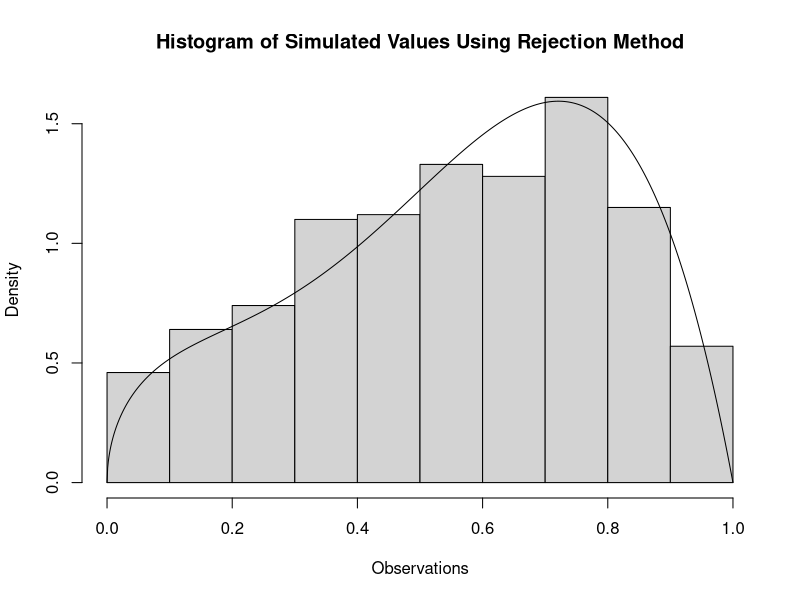
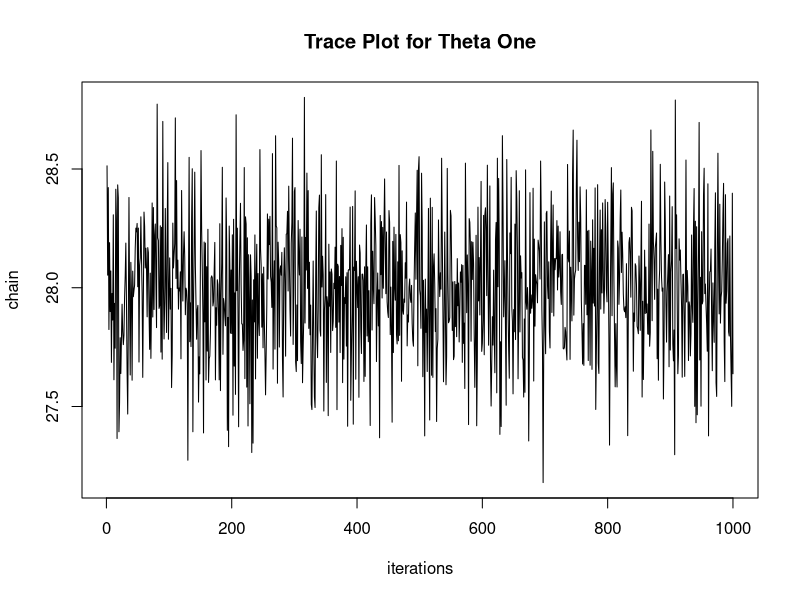
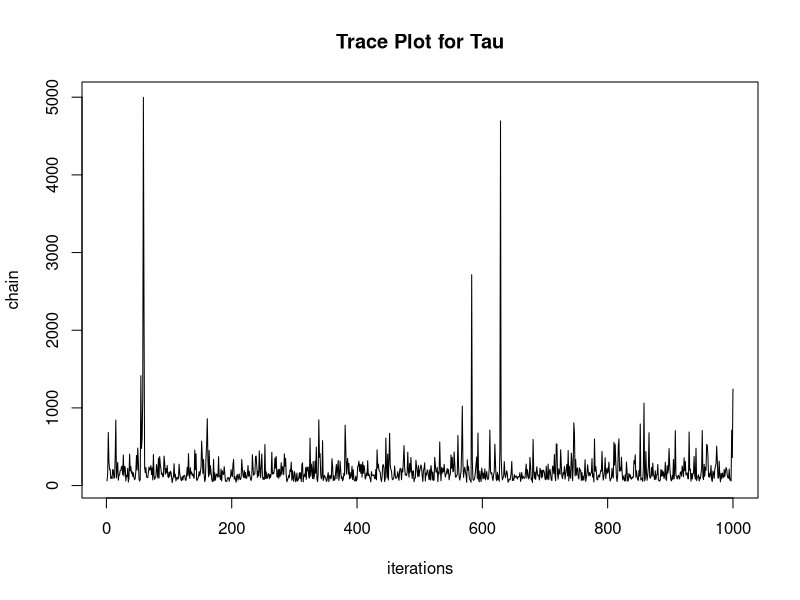
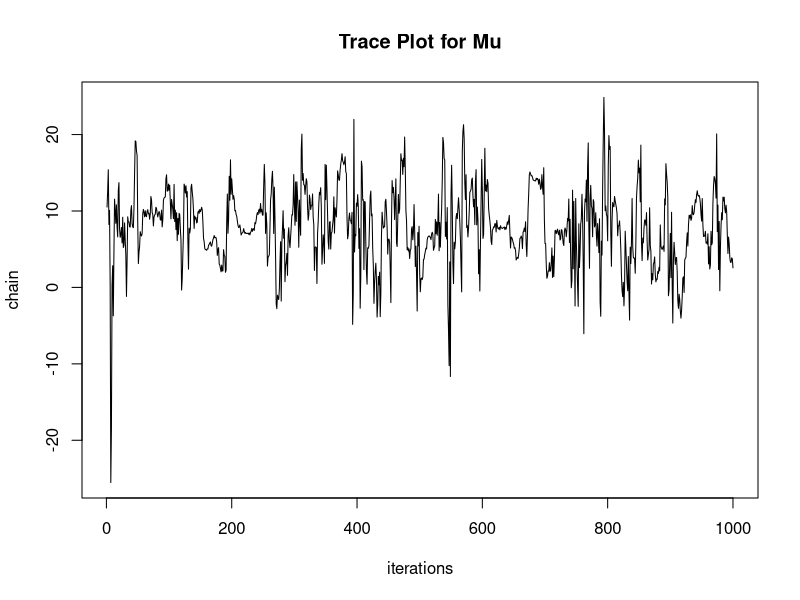
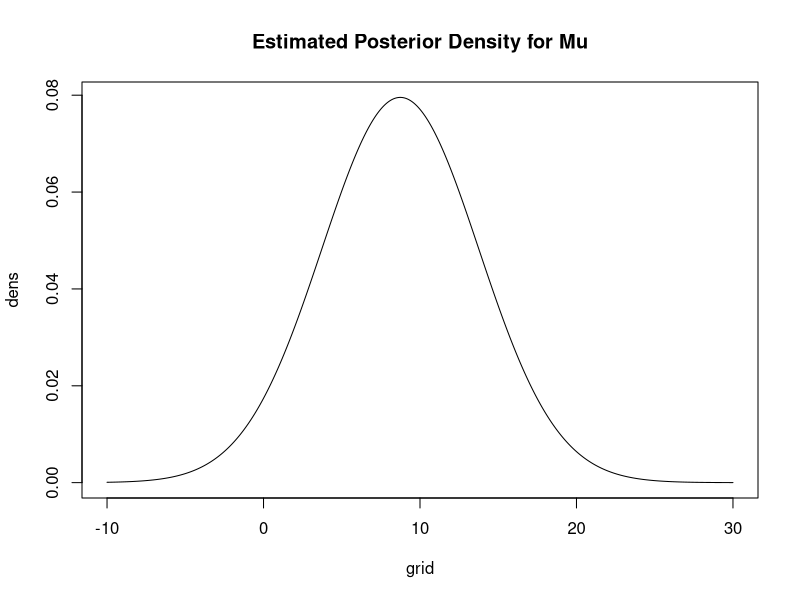
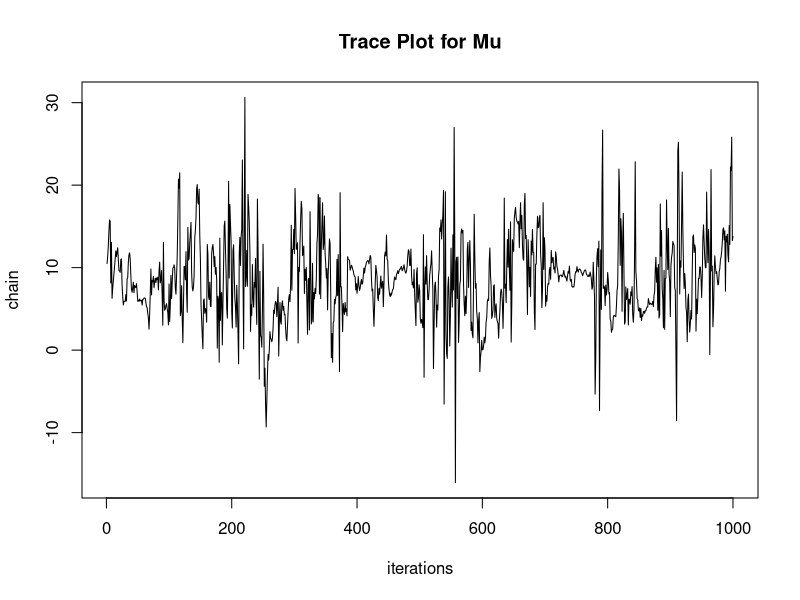
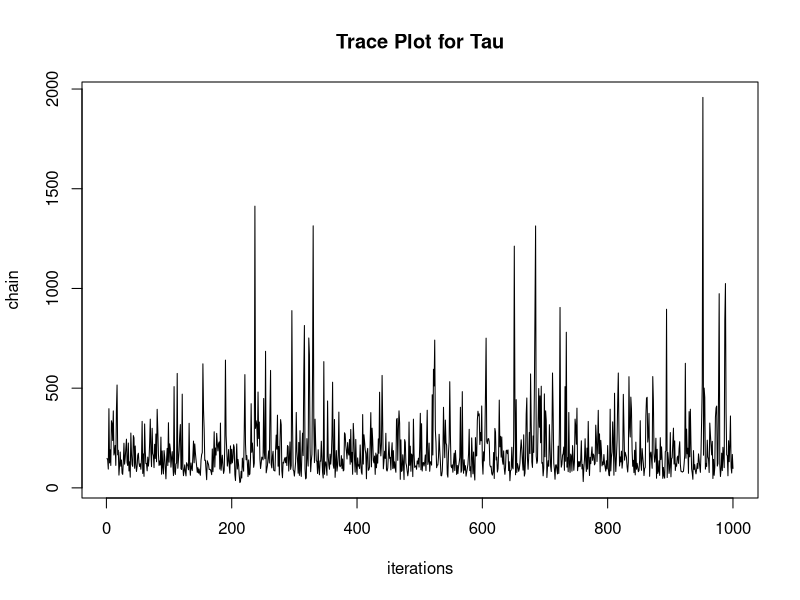
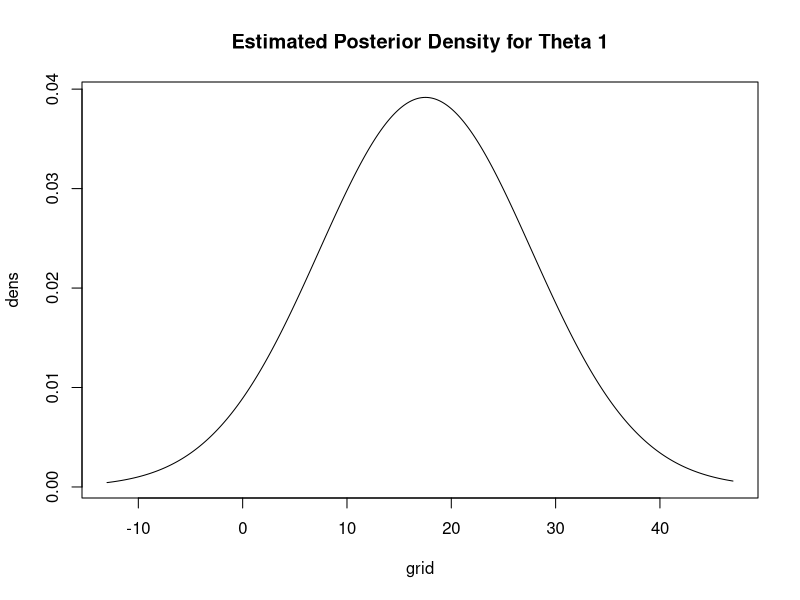

Reproduce these figures in R, in order.
## Problem 2, Part a

p1 <- rbeta(50000, 7, 5)
p2 <- rbeta(50000, 11, 11)

target <- p1-p2

quantile(target, c(.025, .975))

table(p1 > p2)

##Problem 2, Part b

u <- mean(target)
v <- var(target)

integrand <- function(y) { (1/ (sqrt(2*pi*v))) * exp(- (1 / (2*v))*(y-u)^2)}
integrate(integrand, 0, Inf)

##Problem 3, Part a


beta.rejection.ratio <- function(x, a, b) {
	num <- (x ^ (a-1)) * ((1-x)^(b-1))
	den <- (((1-a) / (2-b-a))^(a-1)) * (1-((1-a)/(2-b-a)))^(b-1)
	num/den
}

p3 <- function(numofgen=1000) {
	
	simulations <- vector()
	
	while (length(simulations) <1000){
		mixed <- runif(1)
		u1 <- runif(1)
		if (mixed < .7) {
			u <- runif(1) 
			ratio <- beta.rejection.ratio(u1, 4, 2)
			if (u < ratio){
				simulations <- append(simulations, u1)
			}	
		}
		if (mixed > .7) {
			u <- runif(1)
			ratio <- beta.rejection.ratio(u1, 1.5, 3)
			if (u < ratio){
				simulations <- append(simulations, u1)
			}	
		}
	}
	simulations
}


sim <- p3()
hist(sim, main="Histogram of Simulated Values Using Rejection Method", xlab="Observations", freq=FALSE)

p3.density <- function(x) {
	0.7 * dbeta(x, 4, 2) + 0.3*dbeta(x, 1.5, 3)
}
grid <- seq(from=0, to=1, length=1000)
dens <- p3.density(grid)

lines(grid, dens)

##Part b

p3.mh <- function(h = function(x){0.7 * dbeta(x, 4, 2) + 0.3*dbeta(x, 1.5, 3)}, numofgen=1000, burn=500) {
	chain <- vector()
	chain[1] <- runif(1)
	MHJumps <- 0
	for (i in 2: (numofgen + burn)) {
		y <- rbeta(1, 1, 1)
		u <- runif(1)
		ratio <- (h(y) * dbeta(chain[i-1], 1, 1)) / (h(chain[i-1])*dbeta(y, 1, 1)) 
		if (u < ratio) {
			chain[i] <- y
			if(i > burn){
			MHJumps <- MHJumps + 1
			}
		}
		else if (u > ratio) {
			chain[i] <- chain[i-1]
		}
	}
	iterations <- seq(1, numofgen, 1)
	gen <- chain[(burn+1) : length(chain)]
	plot(iterations, gen, xlab="iterations", ylab="chain", main="Monte Carlo Chain", type='l')
	cat("\nMH acceptance probability is",100*MHJumps/numofgen,"%\n")
	gen
}

##Part c

p3.ar1.mh <- function(h = function(x){0.7*dbeta(x, 4, 2) + 0.3*dbeta(x, 1.5, 3)}, start = 0.3, sig = 2, b = 0.5, numofgen =1000, burn=500) {
	
	q <- function(x, u, s) {(2*pi*s^2)^(-0.5) * exp( -((x[1] - u*x[2])^2) / s^2)} 
	chain <- vector()	
	chain[1] <- start  
	MHJumps <- 0
	for (i in 2: (numofgen+burn)){
		gen <- 2
		while(gen < 0 | gen > 1){
		gen <- rnorm(1, mean= b*chain[i-1], sd = sig)
		}
		propdens <- q(x = c(chain[i-1], gen), u = b, s = sig)
		ratio = (h(gen)*q(x=c(gen, chain[i-1]), u=b, s=sig)) / (h(chain[i-1]) * propdens)
		if (runif(1) < ratio){
			chain[i] <- gen
			if(i > burn){
			MHJumps <- MHJumps + 1
			}
		}
		else {
			chain[i] <- chain[i-1]
		}
	}
	
	plot(chain, type='l', xlab='iterations', ylab='chain', main='Random Walk Markov Chain')
	cat("\nMH acceptance probability is",100*MHJumps/numofgen,"%\n")
	chain[(burn+1): length(chain)]
}

##Problem 4

##Part b

y <- c(28, 8, -3, 7, -1, 1, 18, 12)
sig <- c(15, 10, 16, 11, 9, 11, 10, 18)

install.packages("pscl")
library("pscl")

p4.gibbs <- function(y, sig, start = c(10, 100), numofgen=1000, burn=500, plot="theta") {
	
	iterations <- numofgen + burn
	theta.chain <- matrix(NA, iterations, 8)
	mean.chain <- vector()
	tau.chain <- vector()
	
	theta.chain[1,] <- y
	mean.chain <- start[1]
	tau.chain <- start[2]
	n <- length(y)
	sig2 <- sig^2
	
	for (i in 2:iterations){
		
		for(j in 1:n) {
			u <- ( y[j]/sig2[j] + mean.chain[i-1]/tau.chain[i-1] ) / (1/sig2[j] + 1/tau.chain[i-1])
			sd <- sqrt( 1 / (1/sig2[j] + 1/tau.chain[i-1]) )
			theta.chain[i, j] <- rnorm(1, u, sd)
		}
		
		theta.mean <- mean(theta.chain[i, ])
		mean.chain <- append(mean.chain, rnorm(1, theta.mean, sqrt(tau.chain[i-1]/n) ) )
		
		tau.chain <- append(tau.chain, rigamma(1, (n-1)/2, .5 * sum( (theta.chain[i,] - mean.chain[i])^2 ) ) )
			
	}
	
	theta.chain.post.burn <- theta.chain[(burn+1):iterations, ]
	mean.chain.post.burn <- mean.chain[(burn+1):iterations]
	tau.chain.post.burn <- tau.chain[(burn+1):iterations]
	
	if (plot == "theta") {
	plot(theta.chain.post.burn[,1], type='l', xlab='iterations', ylab='chain', main='Trace Plot for Theta One')
	return(theta.chain.post.burn)
	}
	
	if (plot == "mean") {
	plot(mean.chain.post.burn, type='l', xlab='iterations', ylab='chain', main='Trace Plot for Mu')
	return(mean.chain.post.burn)
	}
	
	if(plot == "tau"){
	plot(tau.chain.post.burn, type='l', xlab='iterations', ylab='chain', main='Trace Plot for Tau')
	return(tau.chain.post.burn)
	}
	
	if(plot== "difference"){
	diff <- theta.chain.post.burn[,1] - theta.chain.post.burn[,3]
	return(diff)
	}
	
	if(plot == "partf"){
		
		count <- 0 
		for (i in 1: nrow(theta.chain.post.burn)){
			if (theta.chain.post.burn[i, 1] > max(theta.chain.post.burn[i, -1])) {
				count <- count + 1
			}
		}
		
		prob <- count / nrow(theta.chain.post.burn)
		prob
	}
}

##Part c

theta.sim <- p4.gibbs(y, sim, plot="theta")
theta.mean.sim <- mean(theta.sim)

tau.sim <- p4.gibbs(y, sim, plot="tau")
tau.mean.sim <- mean(tau.sim)

mean.sim <- sort(p4.gibbs(y, sig, plot="mean"))
##dens <- dnorm(mean.sim, theta.mean.sim, sqrt(tau.mean.sim/8))

grid <- seq(from=-10, to=30, by=.1)
dens <- dnorm(grid, theta.mean.sim, sqrt(tau.mean.sim/8))
plot(grid, dens, main='Estimated Posterior Density for Mu', type='l')
quantile(mean.sim, c(.025, .975))

##Part d 

sig2 <- sig^2

mu.sim <- p4.gibbs(y, sig, plot="mean")
mu.mean.sim <- mean(mu.sim)

tau.sim <- p4.gibbs(y, sim, plot="tau")
tau.mean.sim <- mean(tau.sim)

u <- ( y[1]/sig2[1] + mu.mean.sim/tau.mean.sim) / (1/sig2[1] + 1/tau.mean.sim)
sd <- sqrt( 1 / (1/sig2[1] + 1/tau.mean.sim) )

grid <- seq(from=-13, to=47, by=.1)
dens <- dnorm(grid, u, sd)

#dens <- dnorm(theta1.sim, u, sd)

plot(grid, dens, main='Estimated Posterior Density for Theta 1', type='l') ##Something is not quite right here

theta1.sim <- p4.gibbs(y, sim, plot="theta") [,1]
theta1.sim <- sort(theta1.sim)
quantile(theta1.sim, c(.025, .975))

##Part e

diff <- sort(p4.gibbs(y, sig, plot="difference"))
quantile(diff, c(.025, .975))

##Part f

p4.gibbs(y, sig, plot="partf")
